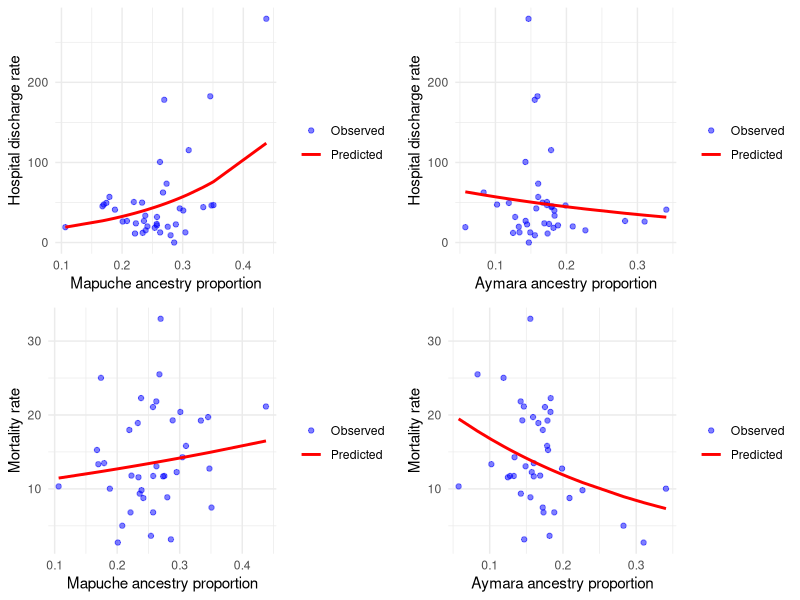

The R source for this figure:

# Librerías
library(readxl)     
library(dplyr)      
library(ggplot2)    
library(gridExtra) 
library(AER)
library(MASS)

# Carga de base de datos
data <- read_excel("dataset 2702.xlsx")

# Modelos

## Egresos - Ancestría amerindia
cor(data$HDR, data$AMR)

m1 <- glm(
  HD ~ AMR,
  data = data,
  offset = log(data$POP2015),
  family = poisson)
dispersiontest(m1)

m1 <- glm.nb(
  HD ~ AMR + offset(log(POP2015)),
  data = data)
summary(m1)
exp(coef(m1))

m1.2 <- glm(
  HD ~ AMR + CDI + SMK100 + EPP,
  data = data,
  offset = log(POP2015),
  family = poisson)
dispersiontest(m1.2)

m1.2 <- glm.nb(
  HD ~ AMR + + CDI + SMK100 + EPP + offset(log(POP2015)),
  data = data)
summary(m1.2)
exp(coef(m1.2))

## Egresos - Ancestría mapuche

cor(data$HDR, data$MAP)

m2 <- glm(
  HD ~ MAP,
  data = data,
  offset = log(POP2015),
  family = poisson)
dispersiontest(m2)

m2 <- glm.nb(
  HD ~ MAP + offset(log(POP2015)),
  data = data)
summary(m2)
exp(coef(m2))

data$hd_pred2 <- predict(m2, type="response")
data$hdr_pred2 <- 100000*data$hd_pred2/data$POP2015

m2.2 <- glm(
  HD ~ MAP + CDI + SMK100 + EPP,
  data = data,
  offset = log(POP2015),
  family = poisson)
dispersiontest(m2.2)

m2.2 <- glm.nb(
  HD ~ MAP + CDI + SMK100 + EPP + offset(log(POP2015)),
  data = data)
summary(m2.2)
exp(coef(m2.2))


g2 <- ggplot(data, aes(x = MAP)) +
  geom_point(aes(y = HDR, color = "Observed"), alpha = 0.5) +
  geom_line(aes(y = hdr_pred2, color = "Predicted"), linewidth = 1) +
  labs(
    x = "Mapuche ancestry proportion",
    y = "Hospital discharge rate",
  ) +
  scale_color_manual(name = "", values = c("Observed" = "blue", "Predicted" = "red")) +
  theme_minimal() +
  theme(
    legend.position = "right",       # Posicionar la leyenda en la parte inferior
)

## Egresos - Ancestría aymara

cor(data$HDR, data$AYM)

m3 <- glm(
  HD ~ AYM,
  data = data,
  offset = log(POP2015),
  family = poisson)
dispersiontest(m3)

m3 <- glm.nb(
  HD ~ AYM + offset(log(POP2015)),
  data = data)
summary(m3)
exp(coef(m3))

data$hd_pred3 <- predict(m3, type="response")
data$hdr_pred3 <- 100000*data$hd_pred3/data$POP2015

m3.2 <- glm(
  HD ~ AYM + CDI + SMK100 + EPP,
  data = data,
  offset = log(POP2015),
  family = poisson)
dispersiontest(m3.2)

m3.2 <- glm.nb(
  HD ~ AYM + CDI + SMK100 + EPP + offset(log(POP2015)),
  data = data)
summary(m3.2)
exp(coef(m3.2))

g3 <- ggplot(data, aes(x = AYM)) +
  geom_point(aes(y = HDR, color = "Observed"), alpha = 0.5) +
  geom_line(aes(y = hdr_pred3, color = "Predicted"), size = 1) +
  labs(
    x = "Aymara ancestry proportion",
    y = "Hospital discharge rate",
  ) +
  scale_color_manual(name = "", values = c("Observed" = "blue", "Predicted" = "red")) +
  theme_minimal() +
  theme(
    legend.position = "right",       # Posicionar la leyenda en la parte inferior
 )

## Mortalidad - Ancestría amerindia

cor(data$SMR, data$AMR)

m4 <- glm(
  DC ~ AMR,
  data = data,
  offset = log(POP2016),
  family = poisson)
dispersiontest(m4)

m4 <- glm.nb(
  DC ~ AMR + offset(log(POP2016)),
  data = data)
summary(m4)
exp(coef(m4))

m4.2 <- glm(
  DC ~ AMR + CDI + SMK100 + EPP,
  data = data,
  offset = log(POP2016),
  family = poisson)
dispersiontest(m4.2)

m4.2 <- glm.nb(
  DC ~ AMR + CDI + SMK100 + EPP + offset(log(POP2016)),
  data = data)
summary(m4.2)
exp(coef(m4.2))


## Mortalidad - Ancestría mapuche

cor(data$SMR, data$MAP)

m5 <- glm(
  DC ~ MAP,
  data = data,
  offset = log(POP2016),
  family = poisson)
dispersiontest(m5)

m5 <- glm.nb(
  DC ~ MAP + offset(log(POP2016)),
  data = data)
summary(m5)
exp(coef(m5))

data$dc_pred2 <- predict(m5, type="response")
data$smr_pred2 <- 100000*data$dc_pred2/data$POP2016

m5.2 <- glm(
  DC ~ MAP + CDI + SMK100 + EPP,
  data = data,
  offset = log(POP2016),
  family = poisson)
dispersiontest(m5.2)

m5.2 <- glm.nb(
  DC ~ MAP + CDI + SMK100 + EPP + offset(log(POP2016)),
  data = data)
summary(m5.2)
exp(coef(m5.2))

g5 <- ggplot(data, aes(x = MAP)) +
  geom_point(aes(y = SMR, color = "Observed"), alpha = 0.5) +
  geom_line(aes(y = smr_pred2, color = "Predicted"), size = 1) +
  labs(
    x = "Mapuche ancestry proportion",
    y = "Mortality rate",
  ) +
  scale_color_manual(name = "", values = c("Observed" = "blue", "Predicted" = "red")) +
  theme_minimal() +
  theme(
    legend.position = "right",       # Posicionar la leyenda en la parte inferior
)


## Mortalidad - Ancestría aymara

cor(data$SMR, data$AYM)

m6 <- glm(
  DC ~ AYM,
  data = data,
  offset = log(POP2016),
  family = poisson)
dispersiontest(m6)

m6 <- glm.nb(
  DC ~ AYM + offset(log(POP2016)),
  data = data)
summary(m6)
exp(coef(m6))

data$dc_pred3 <- predict(m6, type="response")
data$smr_pred3 <- 100000*data$dc_pred3/data$POP2016

m6.2 <- glm(
  DC ~ AYM + CDI + SMK100 + EPP,
  data = data,
  offset = log(POP2016),
  family = poisson)
dispersiontest(m6.2)

m6.2 <- glm.nb(
  DC ~ AYM + CDI + SMK100 + EPP + offset(log(POP2016)),
  data = data)
summary(m6.2)
exp(coef(m6.2))

g6 <- ggplot(data, aes(x = AYM)) +
  geom_point(aes(y = SMR, color = "Observed"), alpha = 0.5) +
  geom_line(aes(y = smr_pred3, color = "Predicted"), size = 1) +
  labs(
    x = "Aymara ancestry proportion",
    y = "Mortality rate",
  ) +
  scale_color_manual(name = "", values = c("Observed" = "blue", "Predicted" = "red")) +
  theme_minimal() +
  theme(
    legend.position = "right",       # Posicionar la leyenda en la parte inferior
)

grid.arrange(g2, g3, g5, g6, nrow = 2)
